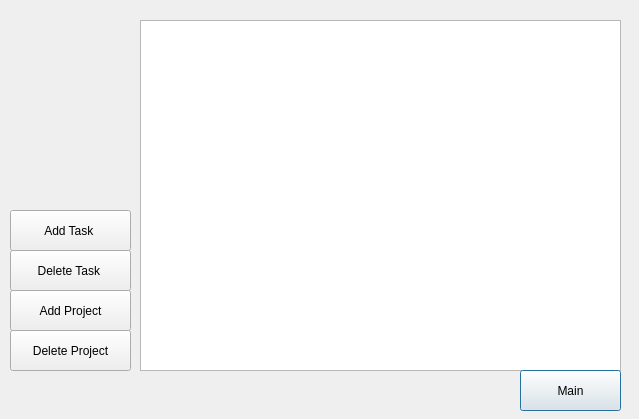
<?xml version="1.0" encoding="UTF-8"?>
<ui version="4.0">
 <class>Dialog</class>
 <widget class="QDialog" name="Dialog">
  <property name="geometry">
   <rect>
    <x>0</x>
    <y>0</y>
    <width>639</width>
    <height>419</height>
   </rect>
  </property>
  <property name="windowTitle">
   <string>Dialog</string>
  </property>
  <widget class="QTreeView" name="treeView">
   <property name="geometry">
    <rect>
     <x>140</x>
     <y>20</y>
     <width>481</width>
     <height>351</height>
    </rect>
   </property>
  </widget>
  <widget class="QPushButton" name="pushButton_2">
   <property name="geometry">
    <rect>
     <x>520</x>
     <y>370</y>
     <width>101</width>
     <height>41</height>
    </rect>
   </property>
   <property name="text">
    <string>Main</string>
   </property>
  </widget>
  <widget class="QWidget" name="widget" native="true">
   <property name="geometry">
    <rect>
     <x>10</x>
     <y>200</y>
     <width>131</width>
     <height>171</height>
    </rect>
   </property>
   <widget class="QPushButton" name="pushButton_3">
    <property name="geometry">
     <rect>
      <x>0</x>
      <y>10</y>
      <width>121</width>
      <height>41</height>
     </rect>
    </property>
    <property name="text">
     <string>Add Task </string>
    </property>
   </widget>
   <widget class="QPushButton" name="pushButton_4">
    <property name="geometry">
     <rect>
      <x>0</x>
      <y>50</y>
      <width>121</width>
      <height>41</height>
     </rect>
    </property>
    <property name="text">
     <string>Delete Task </string>
    </property>
   </widget>
   <widget class="QPushButton" name="pushButton">
    <property name="geometry">
     <rect>
      <x>0</x>
      <y>90</y>
      <width>121</width>
      <height>41</height>
     </rect>
    </property>
    <property name="text">
     <string>Add Project</string>
    </property>
   </widget>
   <widget class="QPushButton" name="pushButton_5">
    <property name="geometry">
     <rect>
      <x>0</x>
      <y>130</y>
      <width>121</width>
      <height>41</height>
     </rect>
    </property>
    <property name="text">
     <string>Delete Project</string>
    </property>
   </widget>
  </widget>
 </widget>
 <resources/>
 <connections/>
</ui>
